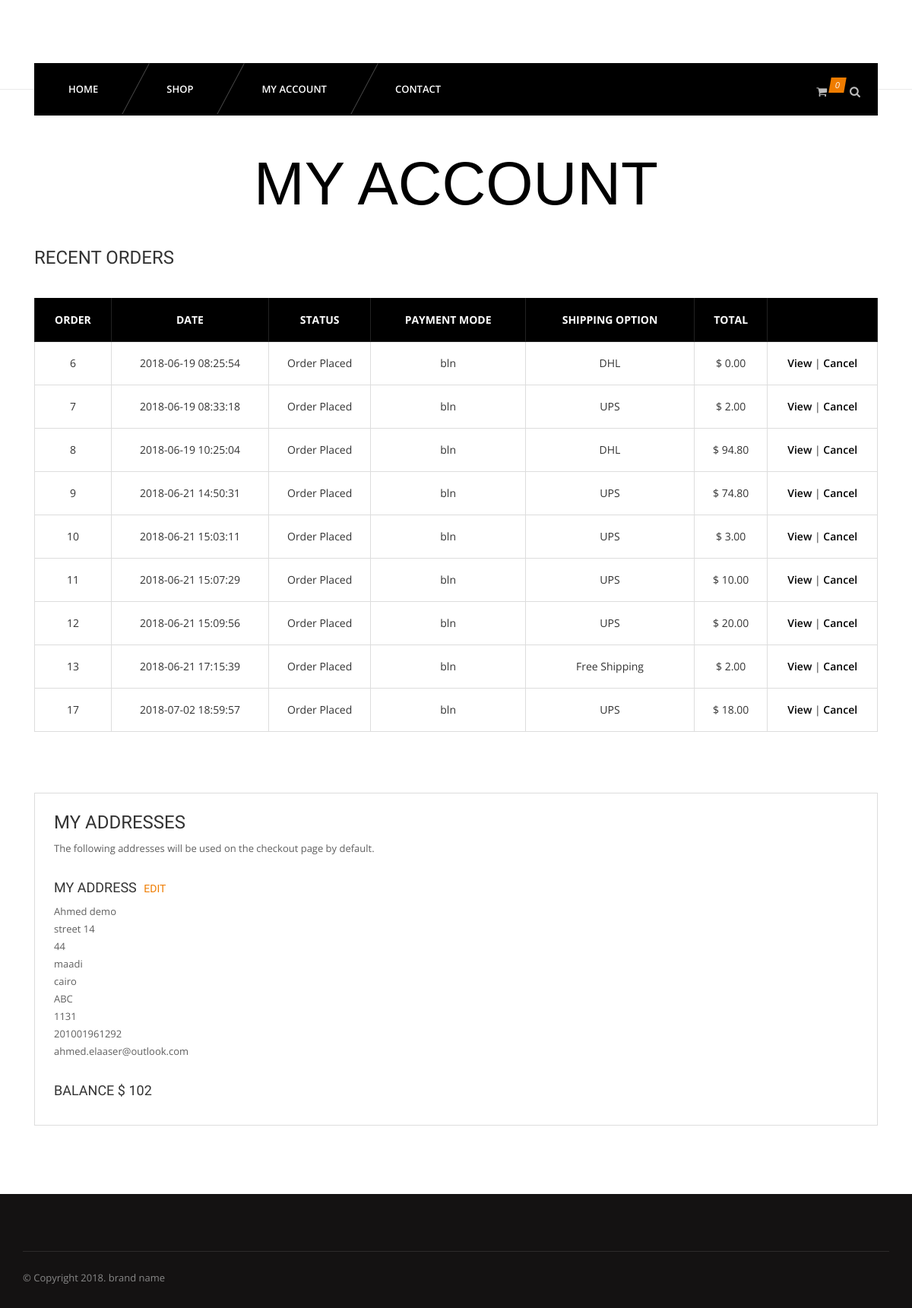
The app's page /my-account.php (signed in) with its own data.
### tables this page shows
CREATE TABLE `orders` (
  `id` int(11) NOT NULL,
  `uid` int(11) NOT NULL,
  `totalprice` varchar(255) NOT NULL,
  `orderstatus` varchar(255) NOT NULL,
  `shipping` varchar(30) NOT NULL,
  `paymentmode` varchar(255) NOT NULL,
  `timestamp` datetime NOT NULL DEFAULT CURRENT_TIMESTAMP
);

CREATE TABLE `users` (
  `id` int(11) NOT NULL,
  `email` varchar(255) NOT NULL,
  `password` varchar(255) NOT NULL,
  `timestamp` datetime NOT NULL DEFAULT CURRENT_TIMESTAMP
);

CREATE TABLE `usersmeta` (
  `id` int(11) NOT NULL,
  `uid` int(11) NOT NULL,
  `firstname` varchar(255) NOT NULL,
  `lastname` varchar(255) NOT NULL,
  `company` varchar(255) NOT NULL,
  `address1` varchar(255) NOT NULL,
  `address2` varchar(255) NOT NULL,
  `city` varchar(255) NOT NULL,
  `state` varchar(255) NOT NULL,
  `country` varchar(255) NOT NULL,
  `zip` varchar(255) NOT NULL,
  `mobile` varchar(255) NOT NULL,
  `balance` varchar(10) NOT NULL DEFAULT '0'
);

### my-account.php (the view, shortened to what this page needs)
<?php
	require_once 'config/connect.php';
include 'inc/header.php';
include 'inc/nav.php';
$uid = $_SESSION['customerid'];
?>
	<section id="content">
		<div class="content-blog content-account">
			<div class="container">
				<div class="row">
					<div class="page_header text-center">
						<h2>My Account</h2>
					</div>
					<div class="col-md-12">
			<h3>Recent Orders</h3>
			<br>
			<table class="cart-table account-table table table-bordered">
				<thead>
					<tr>
						<th>Order</th>
						<th>Date</th>
						<th>Status</th>
						<th>Payment Mode</th>
						<th>Shipping Option</th>
						<th>Total</th>
						<th></th>
					</tr>
				</thead>
				<tbody>
				<?php
					$ordsql = "SELECT * FROM orders WHERE uid='$uid'";
					$ordres = mysqli_query($connection, $ordsql);
					while($ordr = mysqli_fetch_assoc($ordres)){
				?>
					<tr>
						<td>
							<?php echo $ordr['id']; ?>
						</td>
						<td>
							<?php echo $ordr['timestamp']; ?>
						</td>
						<td>
							<?php echo $ordr['orderstatus']; ?>
						</td>
						<td>
							<?php echo $ordr['paymentmode']; ?>
						</td>
						<td>
							<?php echo $ordr['shipping']; ?>
						</td>
						<td>
							$ <?php echo number_format($ordr['totalprice'],2); ?>
						</td>
						<td>
							<a href="view-order.php?id=<?php echo $ordr['id']; ?>">View</a>
							<?php if($ordr['orderstatus'] != 'Cancelled'){?>
							| <a href="cancel-order.php?id=<?php echo $ordr['id']; ?>">Cancel</a>
							<?php } ?>
						</td>
					</tr>
				<?php } ?>
				</tbody>
			</table>
			<br>
			<br>
			<br>
			<div class="ma-address">
						<h3>My Addresses</h3>
						<p>The following addresses will be used on the checkout page by default.</p>
			<div class="row">
				<div class="col-md-6">
								<h4>My Address <a href="edit-address.php">Edit</a></h4>
					<?php
						$csql = "SELECT u1.firstname, u1.lastname, u1.address1, u1.address2, u1.city, u1.state, u1.country, u1.company, u.email, u1.mobile, u1.zip, u1.balance FROM users u JOIN usersmeta u1 WHERE u.id=u1.uid AND u.id=$uid";
						$cres = mysqli_query($connection, $csql);
						if(mysqli_num_rows($cres) == 1){
							$cr = mysqli_fetch_assoc($cres);
							echo "<p>".$cr['firstname'] ." ". $cr['lastname'] ."</p>";
							echo "<p>".$cr['address1'] ."</p>";
							echo "<p>".$cr['address2'] ."</p>";
							echo "<p>".$cr['city'] ."</p>";
							echo "<p>".$cr['state'] ."</p>";
							echo "<p>".$cr['company'] ."</p>";
							echo "<p>".$cr['zip'] ."</p>";
							echo "<p>".$cr['mobile'] ."</p>";
							echo "<p>".$cr['email'] ."</p>";
							echo "<h4>Balance $ ".$cr['balance'] ."</h4>";
						}
					?>
				</div>
				<div class="col-md-6">
				</div>
			</div>
			</div>
					</div>
				</div>
			</div>
		</div>
	</section>
<?php include 'inc/footer.php' ?>

### css/light.css (style rules this page uses)
body { background-color:#fff; }
p { color:#5f5f5f; }

### records on screen
orders: id "6", timestamp "2018-06-19 08:25:54", orderstatus "Order Placed", paymentmode "bln", shipping "DHL", totalprice "0.00"
orders: id "7", timestamp "2018-06-19 08:33:18", orderstatus "Order Placed", paymentmode "bln", shipping "UPS", totalprice "2.00"
orders: id "8", timestamp "2018-06-19 10:25:04", orderstatus "Order Placed", paymentmode "bln", shipping "DHL", totalprice "94.80"
orders: id "9", timestamp "2018-06-21 14:50:31", orderstatus "Order Placed", paymentmode "bln", shipping "UPS", totalprice "74.80"
orders: id "10", timestamp "2018-06-21 15:03:11", orderstatus "Order Placed", paymentmode "bln", shipping "UPS", totalprice "3.00"
orders: id "11", timestamp "2018-06-21 15:07:29", orderstatus "Order Placed", paymentmode "bln", shipping "UPS", totalprice "10.00"
orders: id "12", timestamp "2018-06-21 15:09:56", orderstatus "Order Placed", paymentmode "bln", shipping "UPS", totalprice "20.00"
orders: id "13", timestamp "2018-06-21 17:15:39", orderstatus "Order Placed", paymentmode "bln", shipping "Free Shipping", totalprice "2.00"
orders: id "17", timestamp "2018-07-02 18:59:57", orderstatus "Order Placed", paymentmode "bln", shipping "UPS", totalprice "18.00"
users: usersmeta.firstname "Ahmed", usersmeta.lastname "demo", usersmeta.address1 "street 14", usersmeta.address2 "44", usersmeta.city "maadi", usersmeta.state "cairo", usersmeta.company "ABC", usersmeta.zip "1131", usersmeta.mobile "201001961292", email "ahmed.elaaser@outlook.com", usersmeta.balance "102"

### other values on screen
count($cart) "0"
